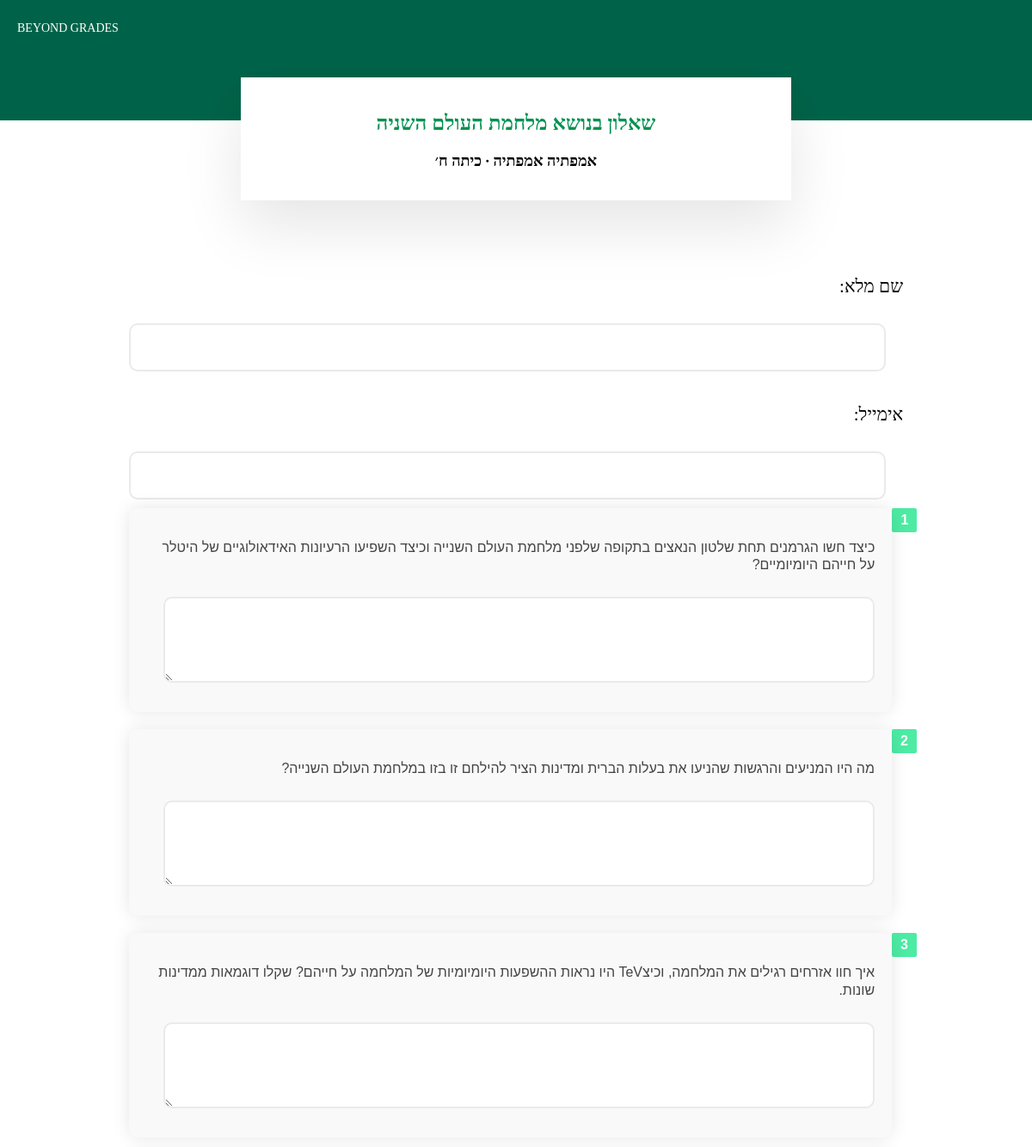
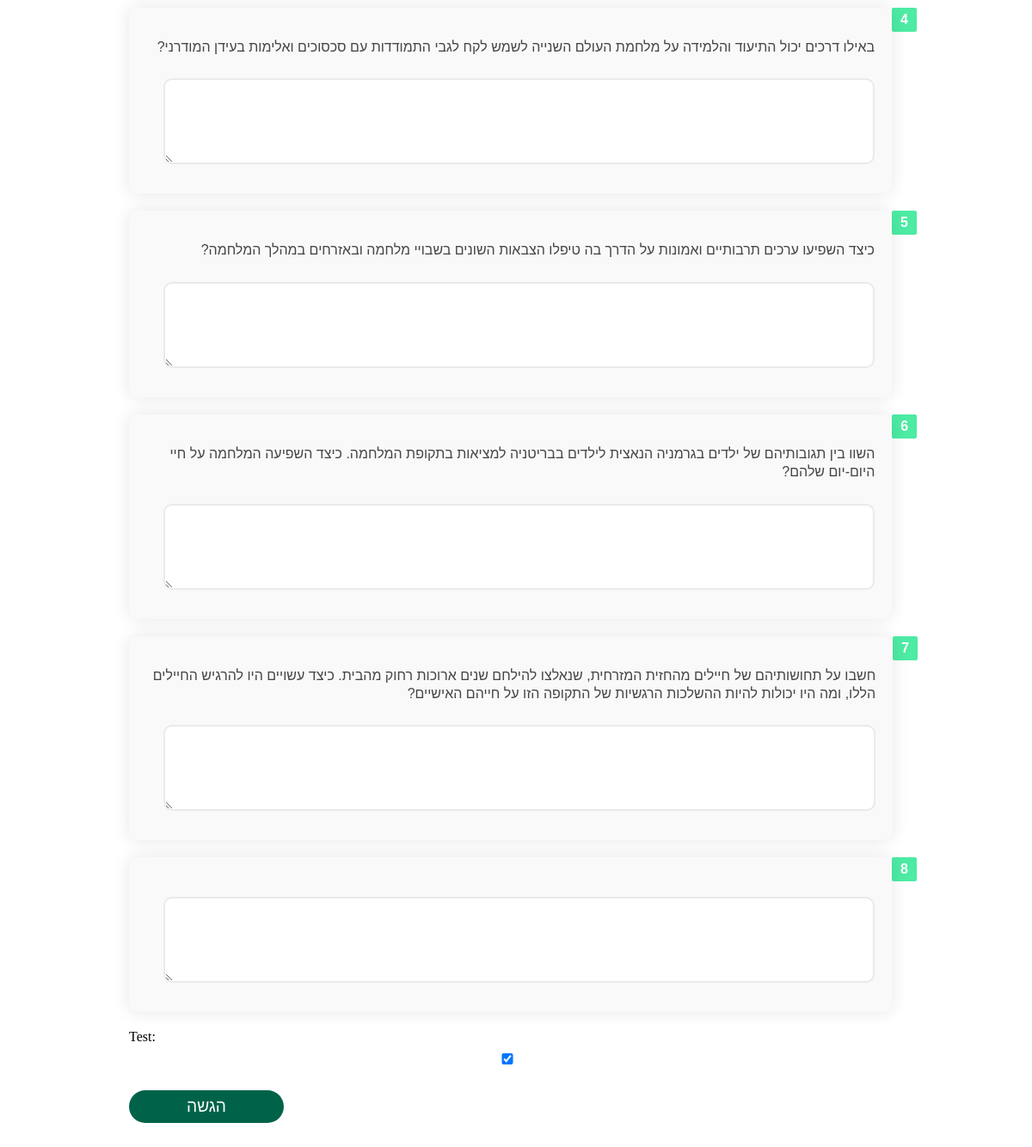
/test_page/1719404427/, run on the app's committed database (2 pictures, top to bottom).
### web/models.py (models this page shows, shortened)
class Test(models.Model):
    id = models.AutoField(primary_key=True)  # Field to store the test ID
    title = models.CharField(max_length=100)
    skill = models.CharField(max_length=100)  # Field to store skill
    subject = models.CharField(max_length=100)  # Field to store subject
    teacher = models.ForeignKey('Teacher', related_name='tests', on_delete=models.CASCADE)  # Field to store the teacher
    grade = models.CharField(max_length=100)

class Question(models.Model):
    id = models.AutoField(primary_key=True)  # Field to store the question ID
    test = models.ForeignKey('Test', related_name='questions', on_delete=models.CASCADE)
    number = models.IntegerField()  # Number of the question
    text = models.TextField()  # Text of the question

### web/views.py (the view)
# urls.py: path('test_page/<int:test_id>/', views.test_page, name='test_page'),
def test_page(request, test_id):
    try:
        test = Test.objects.get(id=test_id)
        questions = test.questions.all()  # Assuming a related_name of 'questions' in Test model
        if questions:
            return render(request, 'test_page.html', {'questions': questions, 'test': test, 'grade': test.grade, 'skill': test.skill})
        else:
            return render(request, 'test_page.html', {'error_message': 'No questions found for this test.'})
    except Test.DoesNotExist:
        return render(request, 'test_page.html', {'error_message': 'Test not found.'})

### web/templates/test_page.html (shortened to what this page needs)
{% extends 'base.html' %}
{% block content %}
<div class="header">
    <div class="header-text">BEYOND GRADES</div>
</div>
<div class="title-box">
    <h2 style="font-size: 24px; color: #009150">שאלון בנושא {{ test.title }}</h2>
    <h2 style="font-size: 18px; color: black">{{ skill }} {{ test.skill }} ∙ כיתה {{ test.grade }} </h2>
</div>
<div class="form-container">
    <form method="post" action="{% url 'submit_answers' %}">
        <div>
            <h4>שם מלא:</h4>
            <input type="text" name="full_name" id="full_name" required>
        </div>
        <div>
            <h4>אימייל:</h4>
            <input type="text" name="email" id="email" required>
        </div>
        {% for question in questions %}
        <div class="question-container">
            <div class="vertical-line">
                <div class="question-number">{{ forloop.counter }}</div>
            </div>
            <div class="triangle-box">
                <p class="question-text">{{ question.text }}</p>
                <textarea name="answer_{{ question.id }}" rows="3" cols="30"></textarea>
            </div>
        </div>
        {% endfor %}
        <div>
            <label for="test">Test:</label>
            <input type="checkbox" name="test" id="test" checked>
        </div>
        <button type="submit">הגשה</button>
    </form>
</div>
{% endblock %}

### web/templates/test_page.html (style rules this page uses)
body { background-color: white; margin: 0; padding: 0; }
.header { background-color: #006349; width: 100%; padding: 70px 0; box-sizing: border-box; text-align: center; color: white; }
.title-box { background-color: white; color: #009150; padding: 20px; border-radius: 0px; text-align: center; max-width: 600px; margin: -50px auto 0 auto; box-shadow: 0 30px 70px rgba(0, 0, 0, 0.1); }
.header-text { position: absolute; top: 25px; left: 20px; color: white; font-size: 14px; font-family: Arial Rounded MT Bold; }
.form-container { max-width: 900px; margin: 40px auto; padding: 20px; background-color: transparent; }
.form-container h3, .form-container h4 { color: black; text-align: right; font-size: 21px; font-weight: normal; font-family: Noto Sans Hebrew New; margin-bottom: 20px; direction: rtl; }
.form-container input[type="text"], .form-container textarea, .form-container input[type="checkbox"] { width: calc(100% - 20px); margin: 10px 0; padding: 15px; border: 2px solid #eaeaea; border-radius: 10px; box-sizing: border-box; font-size: 1.2rem; transition: border-color 0.3s ease; direction: rtl; text-align: right; }
.form-container button { width: 20%; padding: 8px; background-color: #006349; color: #fff; text-align: center; border: none; border-radius: 30px; cursor: pointer; transition: background-color 0.3s ease; font-size: 1.2rem; margin-top: 20px; }
.question-container { display: flex; align-items: flex-start; margin-bottom: 20px; direction: rtl; text-align: right; }
.vertical-line { position: relative; width: 3px; background-color: #009150; margin-left: 10px; }
.vertical-line .question-number { position: absolute; left: -10px; background-color: #4deba4; color: white; padding: 5px 10px; border-radius: 2px; font-family: 'Noto Sans Hebrew New', sans-serif; font-size: 16px; font-weight: bold; }
.triangle-box { background-color: #f9f9f9; padding: 20px; border-radius: 10px; box-shadow: 0 0 20px rgba(0, 0, 0, 0.1); position: relative; flex-grow: 1; }
.triangle-box .question-text { font-family: 'Noto Sans Hebrew New', sans-serif; font-size: 16px; font-weight: 400; line-height: 1.3; color: #454545; white-space: normal; }
.triangle-box textarea { width: calc(100% - 20px); margin: 10px 0; padding: 15px; border: 2px solid #eaeaea; border-radius: 10px; box-sizing: border-box; font-size: 1.2rem; transition: border-color 0.3s ease; direction: rtl; text-align: right; }

### data on the page
Test: title "מלחמת העולם השניה", skill "אמפתיה", grade "ח׳"
Question: text "כיצד חשו הגרמנים תחת שלטון הנאצים בתקופה שלפני מלחמת העולם השנייה וכיצד השפיעו הרעיונות האידאולוגיים של היטלר על חייהם היומיומיים?"
Question: text "מה היו המניעים והרגשות שהניעו את בעלות הברית ומדינות הציר להילחם זו בזו במלחמת העולם השנייה?"
Question: text "איך חוו אזרחים רגילים את המלחמה, וכיצTeV היו נראות ההשפעות היומיומיות של המלחמה על חייהם? שקלו דוגמאות ממדינות שונות."
Question: text "באילו דרכים יכול התיעוד והלמידה על מלחמת העולם השנייה לשמש לקח לגבי התמודדות עם סכסוכים ואלימות בעידן המודרני?"
Question: text "כיצד השפיעו ערכים תרבותיים ואמונות על הדרך בה טיפלו הצבאות השונים בשבויי מלחמה ובאזרחים במהלך המלחמה?"
Question: text "השוו בין תגובותיהם של ילדים בגרמניה הנאצית לילדים בבריטניה למציאות בתקופת המלחמה. כיצד השפיעה המלחמה על חיי היום-יום שלהם?"
Question: text "חשבו על תחושותיהם של חיילים מהחזית המזרחית, שנאלצו להילחם שנים ארוכות רחוק מהבית. כיצד עשויים היו להרגיש החיילים הללו, ומה היו יכולות להיות ההשלכות הרגשיות של התקופה הזו על חייהם האישיים?"
